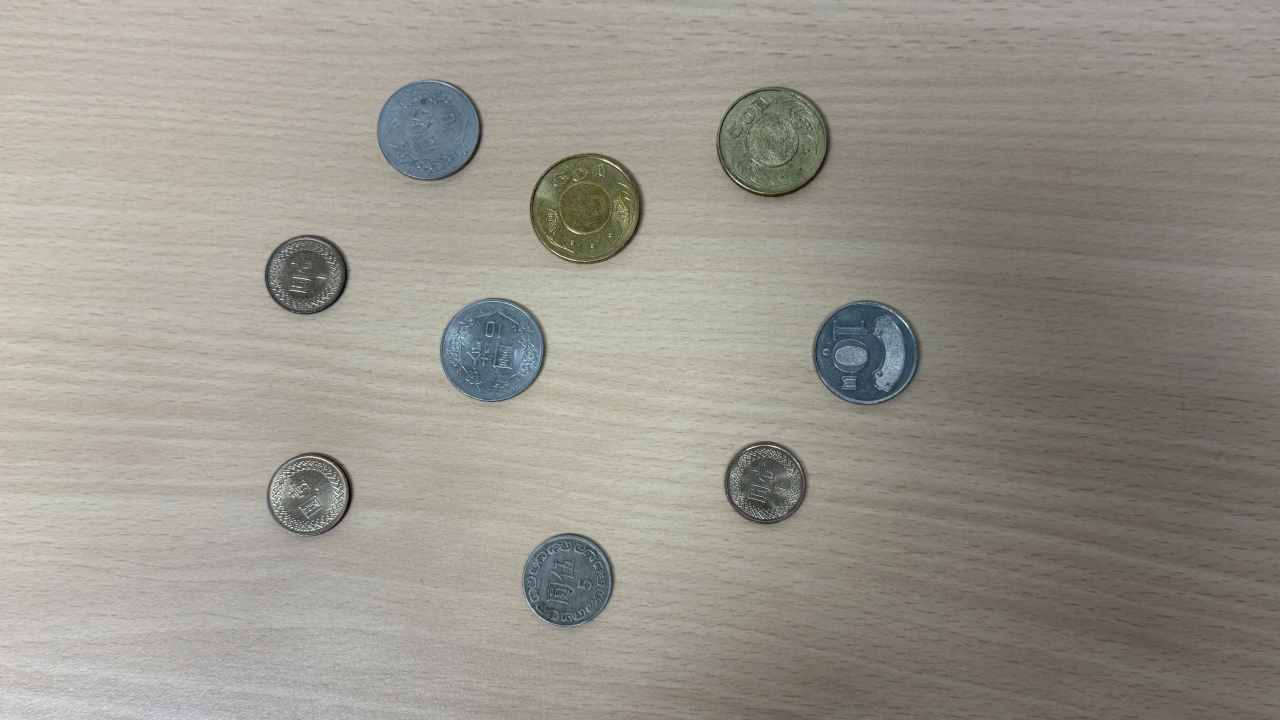
#> input picture data/image.jpg, 3840 x 2160 px (shown at 1/3 size)
$ jupyter execute test.ipynb
#> lines starting #> are read from the running program, lines starting #| are printed output that depends on the picture
[cell 1]
import matplotlib.pyplot as plt
import numpy as np
import cv2
#import scikit-image as skimage

[cell 2]
a = plt.imread('./data/image.jpg')
#> a is the input picture: shape (2160, 3840, 3); mean R, G, B 151.4, 148.7, 139.8
a_gris = cv2.cvtColor(a, cv2.COLOR_RGB2GRAY)
plt.imshow(a_gris, cmap='gray')
plt.colorbar()
plt.show()
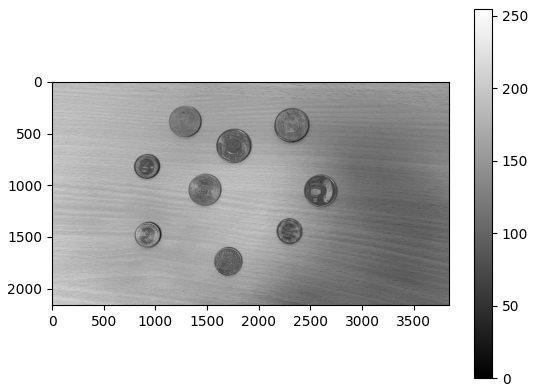
#> figure drawn by matplotlib, 2 panels

b_gris = a_gris[220:1900, 750:2800]
plt.imshow(b_gris, cmap='gray')
plt.colorbar()
plt.show()
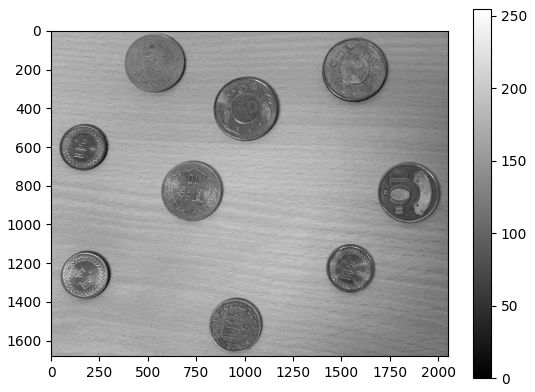
#> figure drawn by matplotlib, 2 panels

[cell 3]
chemin = './data/image.jpg'
piece = cv2.imread(chemin, cv2.IMREAD_GRAYSCALE) # on force l'image a rester en niveau de gris (car c'est plus simple pour detecter les cercles)
#> piece: shape (2160, 3840); min 0, max 255, mean 148.4
piece = piece[220:1900, 750:2800] # on recadre jsp si c'est vrm utile
#> piece: shape (1680, 2050)
echelle = 0.25
piece_reduite = cv2.resize(piece, None, fx=echelle, fy=echelle, interpolation=cv2.INTER_AREA) # pour reduire la quelité pour que ça aille plus vite
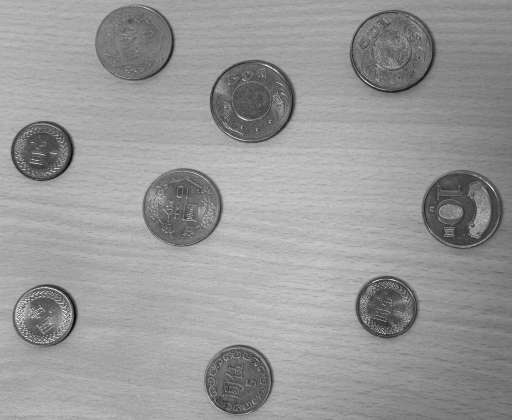
#> piece_reduite: shape (420, 512); min 5, max 240, mean 152.1
piece_floue = cv2.medianBlur(piece_reduite, 5) # pour ne pas etre perturbé par certain détail (c'est juste pour la detection des cercles)
image_resultat = cv2.cvtColor(piece, cv2.COLOR_GRAY2RGB) # permet a la fin de pouvoir rajouter des couleurs sur l'image (car plus tot j'ai forcer l'image a rester en niveau de gris)

cercles = cv2.HoughCircles(
    piece_floue, # l'image sur la quel on cherche les cercles
    cv2.HOUGH_GRADIENT, # la methode
    dp=1.2, # a quel point ça dois etre un cercle parfait (1 c'est parfait, 1.2 ça peut être légeremnt oval)
    minDist=65, # la distance minimale entre 2 cercle, pour eviter de detecter 2 fois la mme piece
    param1=100, # plus c'est haut plus le contours doit etre net pour etre detecte
    param2=30, # le taux de fiabilité (plus c'est haut plus il a tendance a detecter des cercle)
    minRadius=25, # les limite de tailles des rayons des cercle
    maxRadius=60,
)
#> cercles = [[253.8, 100.2, 40.84], [181.8, 205.8, 40.6], [238.2, 378.6, 34.6], [391.8, 52.2, 42.76], [133.8, 41.4, 39.4], [42.6, 150.6, 30.88], [459, 210.6, 37.6], [389.4, 305.4, 28.96], [47.4, 313.8, 29.68]]

if piece is None:
    raise FileNotFoundError(f'Image introuvable : {chemin}')

if cercles is None:
    print('Aucun cercle détecté. Essaie de diminuer param2 ou ajuste minRadius/maxRadius.')
else:
    cercles = np.round(cercles[0] / echelle).astype(int)
#> cercles = [[1015, 401, 163], [727, 823, 162], [953, 1514, 138], [1567, 209, 171], [535, 166, 158], [170, 602, 124], [1836, 842, 150], [1558, 1222, 116], [190, 1255, 119]]
    for x, y, rayon in cercles:
        cv2.circle(image_resultat, (x, y), rayon, (0, 255, 0), 5)
        cv2.circle(image_resultat, (x, y), 5, (255, 0, 0), -1)
        print(f'cercle détecté : centre=({x}, {y}), taille={rayon*2}')
#> this loop made 9 passes
#| cercle détecté : centre=(1015, 401), taille=326
#| cercle détecté : centre=(727, 823), taille=324
#| cercle détecté : centre=(953, 1514), taille=276
#| cercle détecté : centre=(1567, 209), taille=342
#| cercle détecté : centre=(535, 166), taille=316
#| cercle détecté : centre=(170, 602), taille=248
#| cercle détecté : centre=(1836, 842), taille=300
#| cercle détecté : centre=(1558, 1222), taille=232
#> (further printed lines are left out)
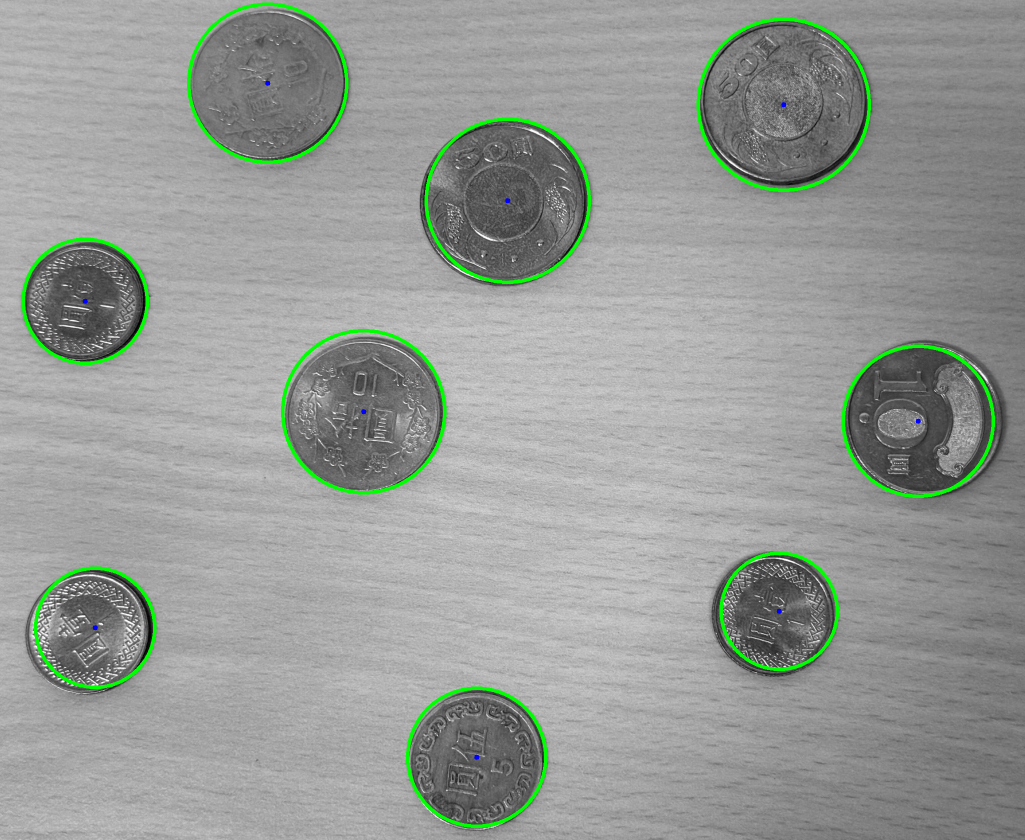
#> image_resultat: shape (1680, 2050, 3) (shown at 1/2 size); mean B, G, R 150.2, 154.3, 150.1
    print(f'{len(cercles)} cercles détectés')
#| 9 cercles détectés

plt.figure(figsize=(14, 8))
plt.imshow(image_resultat)
plt.axis('off')
plt.show()

[cell 4]
chemin = './data/43fef775db14373494f2246ff3754a16_t.jpg'

taille = plt.imread(chemin)
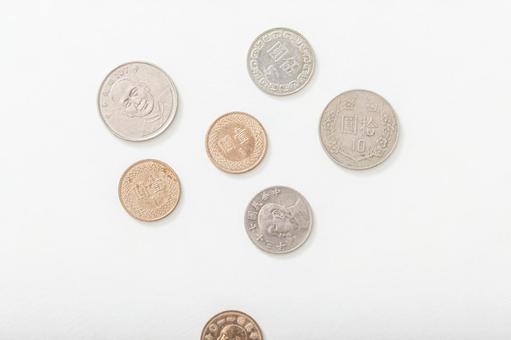
#> input picture data/43fef775db14373494f2246ff3754a16_t.jpg, 511 x 340 px
#> taille is the input picture: shape (340, 511, 3); mean R, G, B 237.3, 234.9, 232.4
a_gris = cv2.cvtColor(taille, cv2.COLOR_RGB2GRAY)
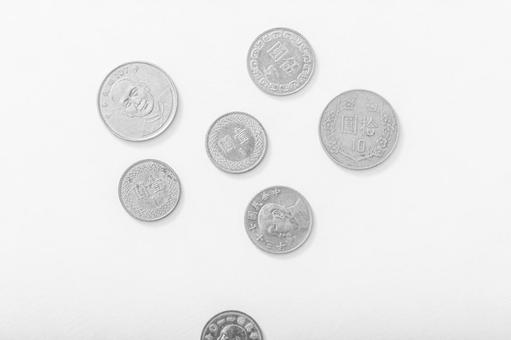
#> a_gris: shape (340, 511); min 88, max 255, mean 235.4
plt.imshow(a_gris, cmap='gray')
plt.colorbar()
plt.show()
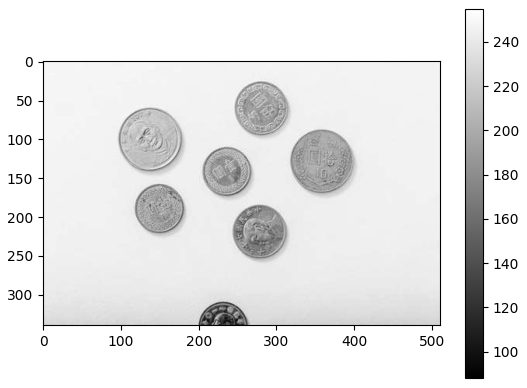
#> figure drawn by matplotlib, 2 panels

piece = cv2.imread(chemin, cv2.IMREAD_GRAYSCALE) # on force l'image a rester en niveau de gris (car c'est plus simple pour detecter les cercles)
#> piece: shape (340, 511); min 88, max 255, mean 235.4
piece = piece[:270, 80:420] # on recadre jsp si c'est vrm utile
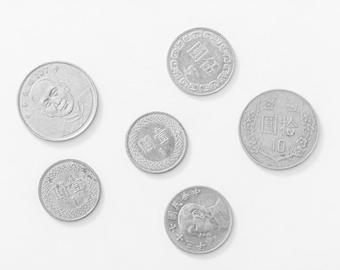
#> piece: shape (270, 340); min 123, max 255, mean 230.8
echelle = 0.25
piece_reduite = cv2.resize(piece, None, fx=echelle, fy=echelle, interpolation=cv2.INTER_AREA) # pour reduire la quelité pour que ça aille plus vite
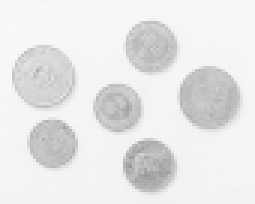
#> piece_reduite: shape (68, 85) (shown 3 times larger); min 152, max 249, mean 230.9
piece_floue = cv2.medianBlur(piece_reduite, 5) # pour ne pas etre perturbé par certain détail (c'est juste pour la detection des cercles)
#> piece_floue: shape (68, 85)
image_resultat = cv2.cvtColor(piece, cv2.COLOR_GRAY2RGB) # permet a la fin de pouvoir rajouter des couleurs sur l'image (car plus tot j'ai forcer l'image a rester en niveau de gris)
#> image_resultat: shape (270, 340, 3)

cercles = cv2.HoughCircles(
    piece_floue, # l'image sur la quel on cherche les cercles
    cv2.HOUGH_GRADIENT, # la methode
    dp=1.2, # a quel point ça dois etre un cercle parfait (1 c'est parfait, 1.2 ça peut être légeremnt oval)
    minDist=20, # la distance minimale entre 2 cercle, pour eviter de detecter 2 fois la mme piece
    param1=70, # plus c'est haut plus le contours doit etre net pour etre detecte
    param2=30, # le taux de fiabilité (plus c'est haut plus il a tendance a detecter des cercle)
    minRadius=0, # les limite de tailles des rayons des cercle
    maxRadius=20,
)
#> cercles = [[49.8, 54.6, 9], [13.8, 25.8, 10.32], [49.8, 15, 9], [17.4, 47.4, 7.8], [39, 35.4, 8.28], [69, 31.8, 9.6]]

if piece is None:
    raise FileNotFoundError(f'Image introuvable : {chemin}')

if cercles is None:
    print('Aucun cercle détecté. Essaie de diminuer param2 ou ajuste minRadius/maxRadius.')
else:
    cercles = np.round(cercles[0] / echelle).astype(int)
#> cercles = [[199, 218, 36], [55, 103, 41], [199, 60, 36], [70, 190, 31], [156, 142, 33], [276, 127, 38]]
    for x, y, rayon in cercles:
        cv2.circle(image_resultat, (x, y), rayon, (0, 255, 0), 5)
        cv2.circle(image_resultat, (x, y), 5, (255, 0, 0), -1)
        print(f'cercle détecté : centre=({x}, {y}), taille={rayon*2}')
#> this loop made 6 passes
#| cercle détecté : centre=(199, 218), taille=72
#| cercle détecté : centre=(55, 103), taille=82
#| cercle détecté : centre=(199, 60), taille=72
#| cercle détecté : centre=(70, 190), taille=62
#| cercle détecté : centre=(156, 142), taille=66
#| cercle détecté : centre=(276, 127), taille=76
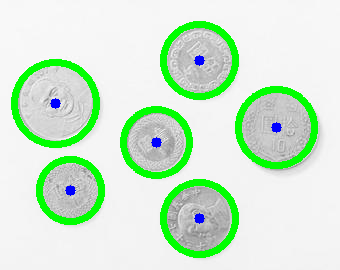
#> image_resultat: shape (270, 340, 3); mean B, G, R 208.9, 233.8, 207.6
    print(f'{len(cercles)} cercles détectés')
#| 6 cercles détectés

plt.figure(figsize=(14, 8))
plt.imshow(image_resultat)
plt.axis('off')
plt.show()
